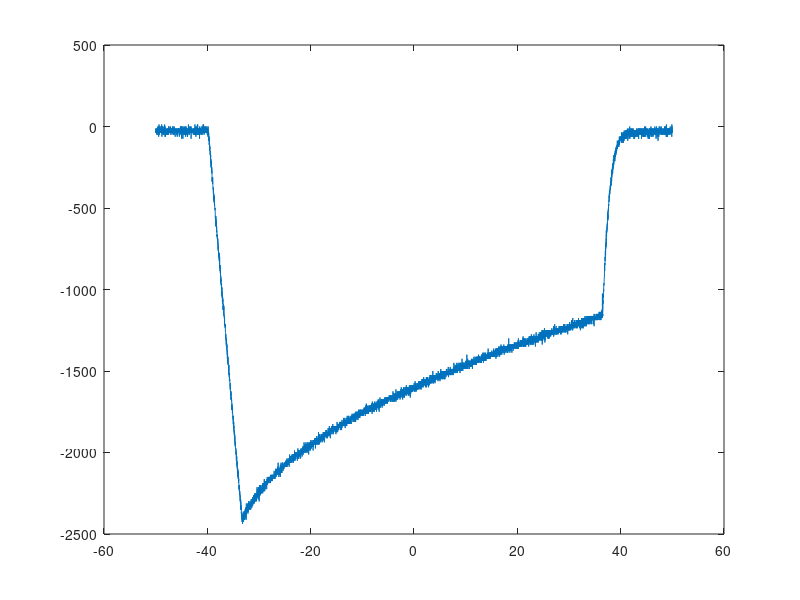
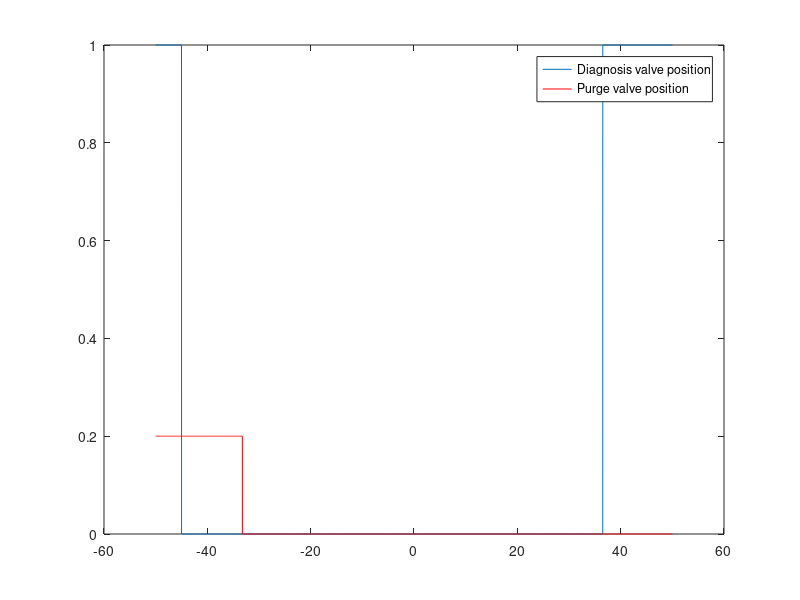

Source code (MATLAB) for these figures, in order: (Note: this script raises an error after producing the figures.)
%% *** TSFS06 Laboration 2 Skeleton main file: Diagnosis of Purge System ***
clc
clear
close all

%% *** Data Loading ***
load diagnosisFile.mat

%% *** Plot data ***
d = diagnosisSequences.F05;

figure(1);
plot( d.time, d.y);

figure(2);
plot( d.time, d.D);
hold on;
plot( d.time, d.P,'r');
legend('Diagnosis valve position','Purge valve position');
%%finding index script

%% *** Set index intervals for all datasets
f00d =diagseqidx(diagnosisSequences.F00)
diagnosisSequences.F00.biasIdx  = [952 1011]; %(Samples [start end] for bias estimation) % D open P closed
diagnosisSequences.F00.diagIdx  = [239 904]; %(Samples [start end] for diagnosis sequence 1)
diagnosisSequences.F00.diagIdx2 = [1347 2014]; %(Samples [start end] for diagnosis sequence 2)

% f10d =diagseqidx(diagnosisSequences.F10)
diagnosisSequences.F10.biasIdx  = [1 76];
diagnosisSequences.F10.diagIdx  = [476 1021];
diagnosisSequences.F10.diagIdx2 = [1583 2193];

% f35d =diagseqidx(diagnosisSequences.F35)
diagnosisSequences.F35.biasIdx  = [1 206];
diagnosisSequences.F35.diagIdx  = [891 999];
diagnosisSequences.F35.diagIdx2 = [1737 1830];

diagnosisSequences.F50.biasIdx  = [955 1500];
diagnosisSequences.F50.diagIdx  = [782 820];
diagnosisSequences.F50.diagIdx2 = [1938 1975];

f05d =diagseqidx(diagnosisSequences.F05)
diagnosisSequences.F05.biasIdx  = [9132 10000];
diagnosisSequences.F05.diagIdx  = [1680 8654];

fxxd =diagseqidx(diagnosisSequences.Fxx)
diagnosisSequences.Fxx.biasIdx  = [1 993];
diagnosisSequences.Fxx.diagIdx  = [1733 8688];

%% *** Detection results ***
pfa  = 0.01; % Probability of false alarm

d = diagnosisSequences.F00;
res00a  = Leakage_test( d, d.biasIdx, d.diagIdx, pfa)  ;
res00b  = Leakage_test( d, d.biasIdx, d.diagIdx2, pfa) ;

d = diagnosisSequences.F05;
res05  = Leakage_test( d, d.biasIdx, d.diagIdx, pfa) ;

d = diagnosisSequences.F10;
res10a = Leakage_test( d, d.biasIdx, d.diagIdx, pfa) ;
res10b = Leakage_test( d, d.biasIdx, d.diagIdx2, pfa);

d = diagnosisSequences.F35;
res35a = Leakage_test( d, d.biasIdx, d.diagIdx, pfa) ;
res35b = Leakage_test( d, d.biasIdx, d.diagIdx2, pfa);

d = diagnosisSequences.F50;
res50a = Leakage_test( d, d.biasIdx, d.diagIdx, pfa) ;
res50b = Leakage_test( d, d.biasIdx, d.diagIdx2, pfa);

d = diagnosisSequences.Fxx;
resxx  = Leakage_test( d, d.biasIdx, d.diagIdx, pfa) ;

%% *** Assumptions validation
clf;

figure(3)
sgtitle('F00')
subplot(2,2,1);
normplot(res00a.R)
title('Normal Probability Plot of case A')
subplot(2,2,2);
normplot(res00b.R)
title('Normal Probability Plot of case B')
subplot(2,2,3);
plot(xcorr(res00a.R))
title('Normalized covariance function of case A')
subplot(2,2,4);
plot(xcorr(res00b.R))
title('Normalized covariance function of case B')


figure(4)
sgtitle('F10')
subplot(2,2,1);
normplot(res10a.R)
title('Normal Probability Plot of case A')
subplot(2,2,2);
normplot(res10b.R)
title('Normal Probability Plot of case B')
subplot(2,2,3);
plot(xcorr(res10a.R))
title('Normalized covariance function of case A')
subplot(2,2,4);
plot(xcorr(res10b.R))
title('Normalized covariance function of case B')

figure(5)
sgtitle('F35')
subplot(2,2,1);
normplot(res35a.R)
title('Normal Probability Plot of case A')
subplot(2,2,2);
normplot(res35b.R)
title('Normal Probability Plot of case B')
subplot(2,2,3);
plot(xcorr(res35a.R))
title('Normalized covariance function of case A')
subplot(2,2,4);
plot(xcorr(res35b.R))
title('Normalized covariance function of case B')

figure(6)
subplot(2,2,1);
sgtitle('F50')
normplot(res50a.R)
title('Normal Probability Plot of case A')
subplot(2,2,2);
normplot(res50b.R)
title('Normal Probability Plot of case B')
subplot(2,2,3);
plot(xcorr(res50a.R))
title('Normalized covariance function of case A')
subplot(2,2,4);
plot(xcorr(res50b.R))
title('Normalized covariance function of case B')

figure(7)
sgtitle('F05')
subplot(2,1,1);
normplot(res05.R)
title('Normal Probability Plot of case A')
subplot(2,1,2);
plot(xcorr(res05.R))
title('Normalized covariance function of case A')

figure(8)
sgtitle('Fxx')
subplot(2,1,1);
normplot(resxx.R)
title('Normal Probability Plot of case A')
subplot(2,1,2);
plot(xcorr(resxx.R))
title('Normalized covariance function of case A')
%% excercise 2 
K2 = [ res05.k2 res10a.k2 res10b.k2 res35a.k2 res35b.k2 res50a.k2 res50b.k2]

FL = [ 5^2 10^2 10^2 35^2 35^2 50^2 50^2 ]*10^-4;
FD = FL.^2*pi/4

C = FL.\K2

d_haten = sqrt(res05.k2/C(1));
d_haten(2) = sqrt(res10a.k2/C);
d_haten(3) = sqrt(res10b.k2/C);
d_haten(4) = sqrt(res35a.k2/C);
d_haten(5) = sqrt(res35b.k2/C);
d_haten(6) = sqrt(res50a.k2/C);
d_haten(7) = sqrt(res50b.k2/C);
d_haten(8) = sqrt(resxx.k2/C);

